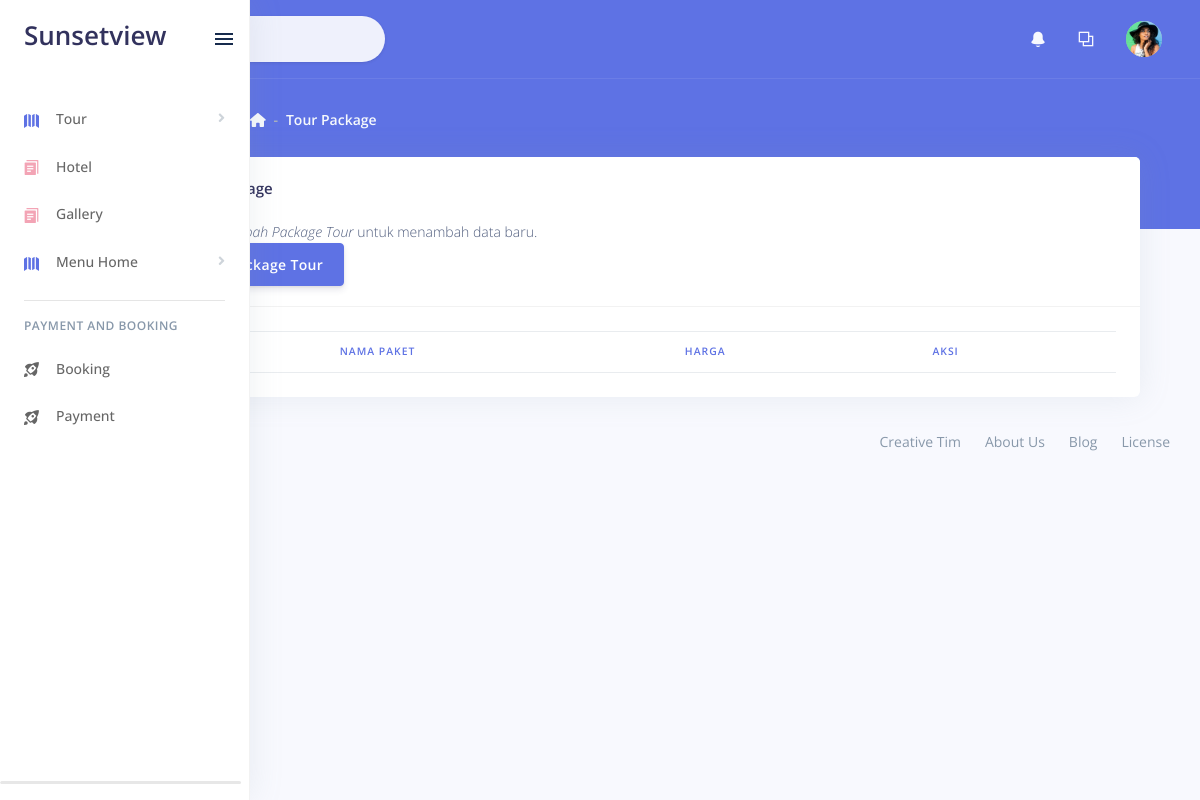
The app's page /index.php/admin/paketwisata, older data.
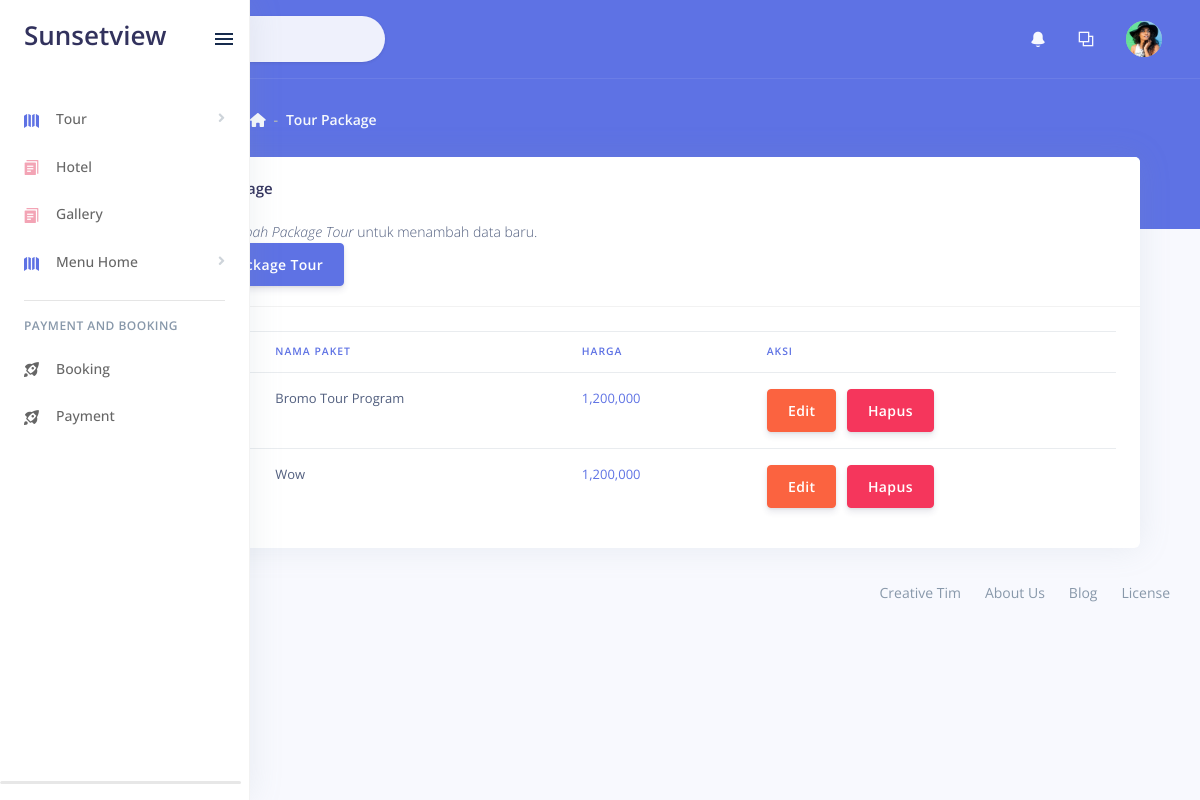
The same page, newer data.
### tables this page shows
CREATE TABLE `paket_wisata` (
  `idpaket_wisata` int(11) NOT NULL,
  `nama_paket` text,
  `harga` int(11) DEFAULT NULL,
  `keterangan` text,
  `durasi` text,
  `include` text,
  `exclude` text
);

### application/controllers/admin/PaketWisata.php (called while the page is built, shortened)
<?php
class PaketWisata extends CI_Controller {
	function __construct(){
		$this->load->library('upload');
	}
	public function index(){
		$data['paket']=$this->M_model->select('paket_wisata');
		$this->load->view('admin/v_paketwisata', $data);
	}
}

### index.php (called while the page is built, shortened)
<?php
require_once BASEPATH.'core/CodeIgniter.php';

### application/models/M_model.php (called while the page is built, shortened)
<?php
class M_model extends CI_Model {
    public function select($table){
    return $this->db->get($table);
  }
}

### application/views/admin/v_paketwisata.php (the view, shortened to what this page needs)
<?php $this->load->view("admin/side/head"); ?>
<?php $this->load->view("admin/side/navbar"); ?>
<div class="header bg-primary pb-6">
 <div class="container-fluid">
   <div class="header-body">
     <div class="row align-items-center py-4">
       <div class="col-lg-6 col-7">
         <h6 class="h2 text-white d-inline-block mb-0">Tour Package</h6>
         <nav aria-label="breadcrumb" class="d-none d-md-inline-block ml-md-4">
           <ol class="breadcrumb breadcrumb-links breadcrumb-dark">
             <li class="breadcrumb-item"><a href="#"><i class="fas fa-home"></i></a></li>
             <li class="breadcrumb-item"><a href="#">Tour Package</a></li>
           </ol>
         </nav>
       </div>
     </div>
   </div>
 </div>
</div>
<div class="container-fluid mt--6">
  <div class="content">
    <div class="container-fluid">
      <div class="row">
        <div class="col-md-12">
          <div class="card">
            <div class="card-header card-header-primary">
              <h4 class="card-title ">List Tour Package</h4>
              <p class="text-sm mb-0">
                Klik <i>tombol Tambah Package Tour</i> untuk menambah data baru.
              </p>
              <a class="btn btn-primary text-white" href="<?php echo base_url('admin/PaketWisata/insertPaket'); ?>">Tambah package Tour</a>
            </div>
            <div class="card-body">
              <div class="table-responsive">
                <table class="table">
                  <thead class=" text-primary">
                    <th>
                    </th>
                    <th>
                      Nama Paket
                    </th>
                    <th>
                      Harga
                    </th>
                    <th>
                      Aksi
                    </th>
                  </thead>
                  <tbody>
                    <?php foreach ($paket->result() as $h): ?>
                      <tr>
                        <td>
                        </td>
                        <td>
                          <?php echo $h->nama_paket; ?>
                        </td>
                        <td class="text-primary">
                          <?php echo number_format($h->harga); ?>
                        </td>
                        <td>
                          <a class="btn btn-warning" href="<?php echo base_url('admin/PaketWisata/editPaket/'.$h->idpaket_wisata); ?>">Edit</a>
                          <a class="btn btn-danger" href="<?php echo base_url('admin/PaketWisata/prosesHapusPaket/'.$h->idpaket_wisata); ?>">Hapus</a>
                        </td>
                      </tr>
                    <?php endforeach; ?>
                  </tbody>
                </table>
              </div>
            </div>
          </div>
        </div>
      </div>
    </div>
 <?php $this->load->view('admin/side/footer') ?>
</body>
</html>

### application/views/admin/side/head.php (shortened to what this page needs)
<!DOCTYPE html>
<html>
<head>
  <link rel="stylesheet" href="<?php echo base_url()?>master/assets/vendor/nucleo/css/nucleo.css" type="text/css">
  <link rel="stylesheet" href="<?php echo base_url()?>master/assets/vendor/%40fortawesome/fontawesome-free/css/all.min.css" type="text/css">
  <link rel="stylesheet" href="<?php echo base_url()?>master/assets/vendorfontawesome-f/css/all.min.css" type="text/css">
  <link href="<?php echo base_url() ?>sweetalert/sweetalert.css" rel="stylesheet" type="text/css">

### application/views/admin/side/navbar.php (shortened to what this page needs)
  <link rel="stylesheet" href="<?php echo base_url()?>master/assets/css/argon.min9f1e.css?v=1.1.0" type="text/css">
</head>
<body>
  <nav class="sidenav navbar navbar-vertical fixed-left navbar-expand-xs navbar-light bg-white" id="sidenav-main">
    <div class="scrollbar-inner">
      <div class="sidenav-header d-flex align-items-center">
        <a class="navbar-brand" href="dashboard.html">
          <h1>Sunsetview</h1>
        </a>
        <div class="ml-auto">
          <div class="sidenav-toggler d-none d-xl-block" data-action="sidenav-unpin" data-target="#sidenav-main">
            <div class="sidenav-toggler-inner">
              <i class="sidenav-toggler-line"></i>
              <i class="sidenav-toggler-line"></i>
              <i class="sidenav-toggler-line"></i>
            </div>
          </div>
        </div>
      </div>
      <div class="navbar-inner">
        <div class="collapse navbar-collapse" id="sidenav-collapse-main">
          <ul class="navbar-nav">
            <li class="nav-item">
              <a class="nav-link <?php if ($this->uri->segment(2)=='Destination' || $this->uri->segment(2)=='PaketWisata'): ?>
                <?php echo 'active' ?>
              <?php endif ?>" href="#navbar-map" data-toggle="collapse" role="button" aria-expanded="false" aria-controls="navbar-maps">
                <i class="ni ni-map-big text-primary"></i>
                <span class="nav-link-text">Tour</span>
              </a>
            </li>
            <li class="nav-item">
              <a class="nav-link <?php if ($this->uri->segment(2)=='Hotel'): ?>
                <?php echo 'active' ?>
              <?php endif ?>" href="<?php echo base_url('admin/Hotel') ?>">
                <i class="ni ni-single-copy-04 text-pink"></i>
                <span class="nav-link-text">Hotel</span>
              </a>
            </li>
            <li class="nav-item">
              <a class="nav-link <?php if ($this->uri->segment(2)=='Galery'): ?>
                <?php echo 'active' ?>
              <?php endif ?>" href="<?php echo base_url('admin/Galery') ?>">
                <i class="ni ni-single-copy-04 text-pink"></i>
                <span class="nav-link-text">Gallery</span>
              </a>
            </li>
            <li class="nav-item">
              <a class="nav-link <?php if ($this->uri->segment(2)=='Contact'): ?>
                <?php echo 'active' ?>
              <?php endif ?>" href="#navbar-maps" data-toggle="collapse" role="button" aria-expanded="false" aria-controls="navbar-maps">
                <i class="ni ni-map-big text-primary"></i>
                <span class="nav-link-text">Menu Home</span>
              </a>
            </li>
          </ul>
          <hr class="my-3">
          <h6 class="navbar-heading p-0 text-muted">Payment and Booking</h6>
          <ul class="navbar-nav mb-md-3">
            <li class="nav-item">
              <a class="nav-link" href="../../docs/getting-started/overview.html" target="_blank">
                <i class="ni ni-spaceship"></i>
                <span class="nav-link-text">Booking</span>
              </a>
            </li>
            <li class="nav-item">
              <a class="nav-link" href="../../docs/getting-started/overview.html" target="_blank">
                <i class="ni ni-spaceship"></i>
                <span class="nav-link-text">Payment</span>
              </a>
            </li>
          </ul>
        </div>
      </div>
    </div>
  </nav>
  <div class="main-content" id="panel">
    <nav class="navbar navbar-top navbar-expand navbar-dark bg-primary border-bottom">
      <div class="container-fluid">
        <div class="collapse navbar-collapse" id="navbarSupportedContent">
          <form class="navbar-search navbar-search-light form-inline mr-sm-3" id="navbar-search-main">
            <div class="form-group mb-0">
              <div class="input-group input-group-alternative input-group-merge">
                <div class="input-group-prepend">
                  <span class="input-group-text"><i class="fas fa-search"></i></span>
                </div>
                <input class="form-control" placeholder="Search" type="text">
              </div>
            </div>
          </form>
          <ul class="navbar-nav align-items-center ml-md-auto">
            <li class="nav-item dropdown">
              <a class="nav-link" href="#" role="button" data-toggle="dropdown" aria-haspopup="true" aria-expanded="false">
                <i class="ni ni-bell-55"></i>
              </a>
            </li>
            <li class="nav-item dropdown">
              <a class="nav-link" href="#" role="button" data-toggle="dropdown" aria-haspopup="true" aria-expanded="false">
                <i class="ni ni-ungroup"></i>
              </a>
            </li>
          </ul>
          <ul class="navbar-nav align-items-center ml-auto ml-md-0">
            <li class="nav-item dropdown">
              <a class="nav-link pr-0" href="#" role="button" data-toggle="dropdown" aria-haspopup="true" aria-expanded="false">
                <div class="media align-items-center">
                  <span class="avatar avatar-sm rounded-circle">
                    <img alt="Image placeholder" src="<?php echo base_url()?>master/assets/img/theme/team-4.jpg">
                  </span>
                </div>
              </a>
            </li>
          </ul>
        </div>
      </div>
    </nav>

### application/views/admin/side/footer.php
<footer class="footer pt-0">
        <div class="row align-items-center justify-content-lg-between">
          <div class="col-lg-6">
            <div class="copyright text-center text-lg-left text-muted">
              &copy; 2019 <a href="https://www.creative-tim.com/" class="font-weight-bold ml-1" target="_blank">Creative Tim</a>
            </div>
          </div>
          <div class="col-lg-6">
            <ul class="nav nav-footer justify-content-center justify-content-lg-end">
              <li class="nav-item">
                <a href="https://www.creative-tim.com/" class="nav-link" target="_blank">Creative Tim</a>
              </li>
              <li class="nav-item">
                <a href="https://www.creative-tim.com/presentation" class="nav-link" target="_blank">About Us</a>
              </li>
              <li class="nav-item">
                <a href="http://blog.creative-tim.com/" class="nav-link" target="_blank">Blog</a>
              </li>
              <li class="nav-item">
                <a href="https://www.creative-tim.com/license" class="nav-link" target="_blank">License</a>
              </li>
            </ul>
          </div>
        </div>
      </footer>
    </div>
  </div>

Row changes from the older to the newer data that the page shows:
added paket_wisata: nama_paket "Bromo Tour Program", harga "1,200,000"
added paket_wisata: nama_paket "Wow", harga "1,200,000"
